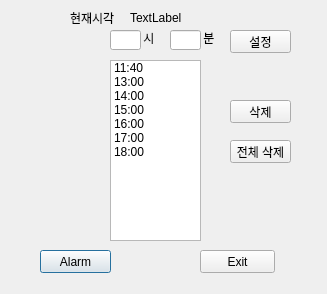
<?xml version="1.0" encoding="UTF-8"?>
<ui version="4.0">
 <class>Dialog</class>
 <widget class="QDialog" name="Dialog">
  <property name="geometry">
   <rect>
    <x>0</x>
    <y>0</y>
    <width>327</width>
    <height>294</height>
   </rect>
  </property>
  <property name="windowTitle">
   <string>Dialog</string>
  </property>
  <widget class="QPushButton" name="btn_alarm">
   <property name="geometry">
    <rect>
     <x>40</x>
     <y>250</y>
     <width>71</width>
     <height>23</height>
    </rect>
   </property>
   <property name="styleSheet">
    <string notr="true">font: 10pt &quot;나눔고딕&quot;;</string>
   </property>
   <property name="text">
    <string>Alarm</string>
   </property>
  </widget>
  <widget class="QPushButton" name="btn_exit">
   <property name="geometry">
    <rect>
     <x>200</x>
     <y>250</y>
     <width>75</width>
     <height>23</height>
    </rect>
   </property>
   <property name="styleSheet">
    <string notr="true">font: 10pt &quot;나눔고딕&quot;;</string>
   </property>
   <property name="text">
    <string>Exit</string>
   </property>
  </widget>
  <widget class="QLineEdit" name="set_hour">
   <property name="geometry">
    <rect>
     <x>110</x>
     <y>30</y>
     <width>31</width>
     <height>20</height>
    </rect>
   </property>
  </widget>
  <widget class="QLabel" name="label">
   <property name="geometry">
    <rect>
     <x>140</x>
     <y>30</y>
     <width>21</width>
     <height>16</height>
    </rect>
   </property>
   <property name="styleSheet">
    <string notr="true">font: 10pt &quot;나눔고딕&quot;;</string>
   </property>
   <property name="text">
    <string> 시</string>
   </property>
  </widget>
  <widget class="QLineEdit" name="set_min">
   <property name="geometry">
    <rect>
     <x>170</x>
     <y>30</y>
     <width>31</width>
     <height>20</height>
    </rect>
   </property>
  </widget>
  <widget class="QLabel" name="label_2">
   <property name="geometry">
    <rect>
     <x>200</x>
     <y>30</y>
     <width>21</width>
     <height>16</height>
    </rect>
   </property>
   <property name="styleSheet">
    <string notr="true">font: 10pt &quot;나눔고딕&quot;;</string>
   </property>
   <property name="text">
    <string> 분</string>
   </property>
  </widget>
  <widget class="QPushButton" name="btn_timeset">
   <property name="geometry">
    <rect>
     <x>230</x>
     <y>30</y>
     <width>61</width>
     <height>23</height>
    </rect>
   </property>
   <property name="styleSheet">
    <string notr="true">font: 10pt &quot;나눔고딕&quot;;</string>
   </property>
   <property name="text">
    <string>설정</string>
   </property>
  </widget>
  <widget class="QLabel" name="label_now">
   <property name="geometry">
    <rect>
     <x>130</x>
     <y>10</y>
     <width>61</width>
     <height>16</height>
    </rect>
   </property>
   <property name="styleSheet">
    <string notr="true">font: 10pt &quot;나눔고딕&quot;;</string>
   </property>
   <property name="text">
    <string>TextLabel</string>
   </property>
  </widget>
  <widget class="QLabel" name="label_min">
   <property name="geometry">
    <rect>
     <x>70</x>
     <y>10</y>
     <width>51</width>
     <height>16</height>
    </rect>
   </property>
   <property name="styleSheet">
    <string notr="true">font: 10pt &quot;나눔고딕&quot;;</string>
   </property>
   <property name="text">
    <string>현재시각</string>
   </property>
  </widget>
  <widget class="QPushButton" name="btn_del">
   <property name="geometry">
    <rect>
     <x>230</x>
     <y>100</y>
     <width>61</width>
     <height>23</height>
    </rect>
   </property>
   <property name="text">
    <string>삭제</string>
   </property>
  </widget>
  <widget class="QListWidget" name="listWidget">
   <property name="geometry">
    <rect>
     <x>110</x>
     <y>60</y>
     <width>91</width>
     <height>181</height>
    </rect>
   </property>
   <property name="styleSheet">
    <string notr="true">font: 10pt &quot;나눔고딕&quot;;</string>
   </property>
   <property name="sortingEnabled">
    <bool>true</bool>
   </property>
   <item>
    <property name="text">
     <string>11:40</string>
    </property>
   </item>
   <item>
    <property name="text">
     <string>13:00</string>
    </property>
   </item>
   <item>
    <property name="text">
     <string>14:00</string>
    </property>
   </item>
   <item>
    <property name="text">
     <string>15:00</string>
    </property>
   </item>
   <item>
    <property name="text">
     <string>16:00</string>
    </property>
   </item>
   <item>
    <property name="text">
     <string>17:00</string>
    </property>
   </item>
   <item>
    <property name="text">
     <string>18:00</string>
    </property>
   </item>
  </widget>
  <widget class="QPushButton" name="btn_clear">
   <property name="geometry">
    <rect>
     <x>230</x>
     <y>140</y>
     <width>61</width>
     <height>23</height>
    </rect>
   </property>
   <property name="text">
    <string>전체 삭제</string>
   </property>
  </widget>
 </widget>
 <resources/>
 <connections/>
</ui>
